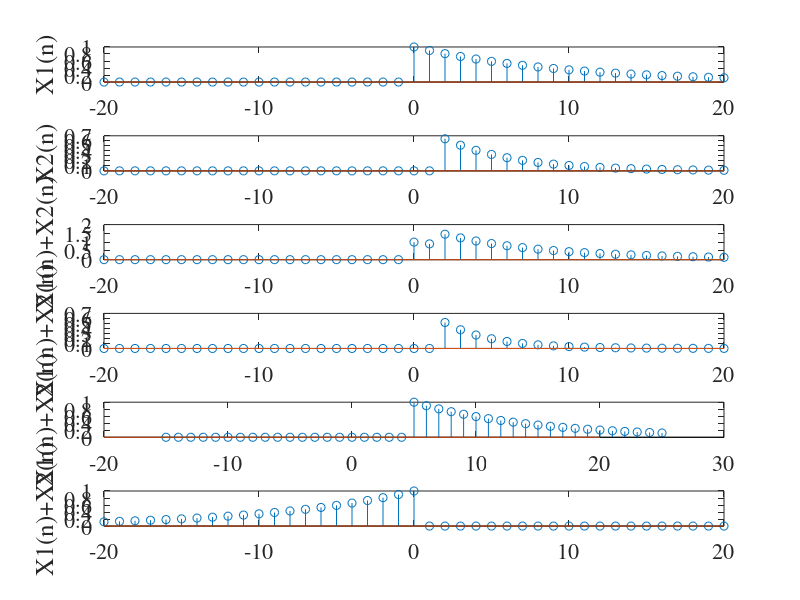

Write the MATLAB code that produced this figure.
n=-20:20;
%-------2a--------------------------------%
x1=(0.9.^n).*(n>=0);
x2=(0.8.^n).*(n>=2);

subplot(6,1,1)
stem(n,x1);
line([-20 20],[0 0]);
set(gca,'FontName','times','FontSize',16);
ylabel('X1(n)','FontName','times','FontSize',18);



subplot(6,1,2)
stem(n,x2);
line([-20 20],[0 0]);
set(gca,'FontName','times','FontSize',16);
ylabel('X2(n)','FontName','times','FontSize',18);
%-------2b--------------------------------%
x3=(x1)+(x2);
subplot(6,1,3)
stem(n,x3);
line([-20 20],[0 0]);
set(gca,'FontName','times','FontSize',16);
ylabel('X1(n)+X2(n)','FontName','times','FontSize',18);
%-------2c--------------------------------%
x4=(x1).*(x2);
subplot(6,1,4)
stem(n,x4);
line([-20 20],[0 0]);
set(gca,'FontName','times','FontSize',16);
ylabel('X1(n)+X2(n)','FontName','times','FontSize',18);
%-------2d--------------------------------%
x5=x1;
subplot(6,1,5)
stem(n+5,x5);
line([-20 20],[0 0]);
set(gca,'FontName','times','FontSize',16);
ylabel('X1(n)+X2(n)','FontName','times','FontSize',18);
%-------2e--------------------------------%
x6=x1;
subplot(6,1,6)
stem(-n,x6);
line([-20 20],[0 0]);
set(gca,'FontName','times','FontSize',16);
ylabel('X1(n)+X2(n)','FontName','times','FontSize',18);